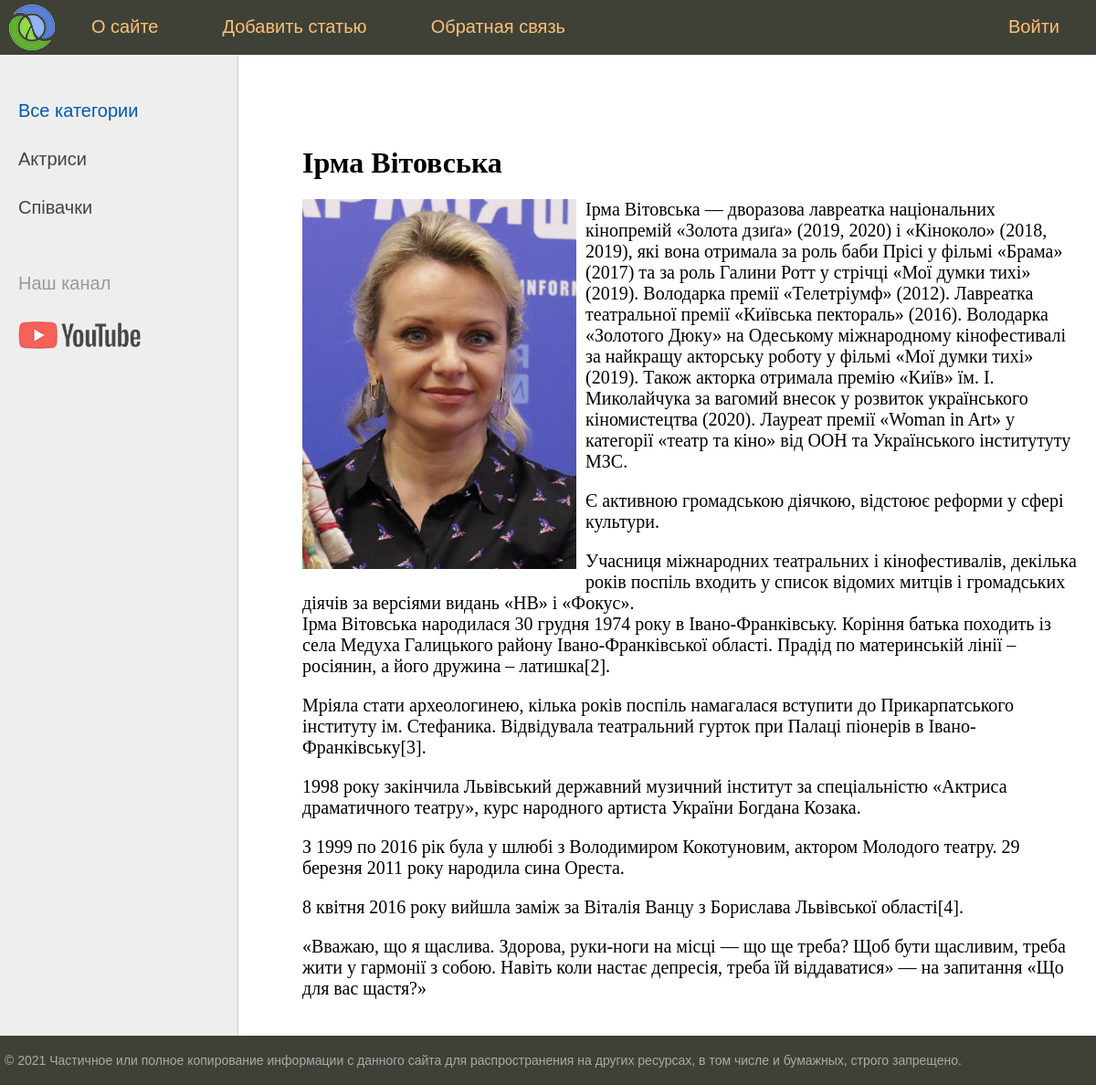
Screenshot of /post/irma-vitovska/ with the database file from the repository.
### women/models.py (models this page shows, shortened)
class Category(models.Model):
    name = models.CharField(max_length=100, db_index=True, verbose_name = 'Категорія')
    slug = models.SlugField(max_length=255, unique=True, db_index=True, verbose_name="URL")
    def get_absolute_url(self):
        return reverse('category', kwargs={'cat_slug': self.slug})
    class Meta:
        verbose_name = 'Категорію'
        verbose_name_plural = 'Категорія'
        ordering = ['id']

class Women(models.Model):
    title = models.CharField(max_length=255, verbose_name = 'Заголовок')
    slug = models.SlugField(max_length=255, unique=True, db_index=True, verbose_name="URL")
    content = models.TextField(blank=True, verbose_name = 'Текст статті')
    photo = models.ImageField(upload_to="photos/%Y/%m/%d/", verbose_name = 'Фото')
    time_create = models.DateTimeField(auto_now_add=True, verbose_name = 'Час створення')
    time_update = models.DateTimeField(auto_now_add=True, verbose_name = 'Час оновлення')
    is_published = models.BooleanField(default=True, verbose_name = 'Публікація')
    '''Добовляем новый ключ который хависит от таблицы Category
    #первый парамент указывает таблицу куда обращатся
    #on_delete=models.PROTECT что делать в таблице если первичною таблицу удалили
    #запрещает удаление елементов с родительськой таблицы если его используют'''
    cat = models.ForeignKey('Category', on_delete=models.PROTECT,  verbose_name='Категорії')
    def __str__(self):
        return self.title
    class Meta:
        verbose_name = 'Відомі жінки'
        verbose_name_plural = 'Відомі жінки'
        ordering = ['time_create', 'title']

### women/views.py (the view)
# urls.py: path("post/<slug:post_slug>/", ShowPost.as_view(), name='post'),
class ShowPost(DataMixin,  DetailView):
    model = Women
    template_name = "women/post.html"
    slug_url_kwarg = 'post_slug'
    context_object_name = 'post'
    def get_context_data(self, *, object_list=None, **kwargs):
        context = super().get_context_data(**kwargs)
        c_def = self.get_user_context(title=context['post'])
        return dict(list(context.items()) + list(c_def.items()))

### women/templatetags/women_tags.py (called while the page is built)
@register.simple_tag(name = 'getmenu')
def get_menu():
    return menu

@register.inclusion_tag('women/list_menu.html')
def show_menu():
    return {"menu": menu}

### women/utils.py (called while the page is built)
    def get_user_context(self, **kwargs):
        context = kwargs
        cats = Category.objects.annotate(Count('women'))
        user_menu = menu.copy()
        if not self.request.user.is_authenticated:
            user_menu.pop(1)
        context['menu'] = user_menu
        context['cats'] = cats
        if 'cat_selected' not in context:
            context['cat_selected'] = 0
        return context

### women/templates/women/post.html
{% extends 'women/base.html' %}
{% block content %}
<h1>{{post.title}}</h1>
{% if post.photo %}
<p><img class="img-article-left" src="{{post.photo.url}}"></p>
{% endif %}
{{post.content|linebreaks}}
{% endblock %}

### women/templates/women/base.html (shortened to what this page needs)
{% load static %}
{% load women_tags %}
<!DOCTYPE html >
<html>
<head>
	<link type="text/css" href="{% static 'women/css/styles.css' %}" rel="stylesheet" />
</head>
<body>
	<table class="table-page" border=0 cellpadding="0" cellspacing="0">
		<tr>
			<td valign=top>
				{% block mainmenu %}
					<div class="header">
						<ul id="mainmenu" class="mainmenu">
							<li class="logo">
								<a href="{% url 'home' %}">
								<div class="logo"></div>
								</a>
							</li>
							{% getmenu as tegmenu %}
							{% show_menu %}
						</ul>
					</div>
				{% endblock mainmenu %}
				<table class="table-content" border=0 cellpadding="0" cellspacing="0">
					<tr>
						<td valign="top" class="left-chapters">
							<ul id="leftchapters">
								{% if cat_selected == 0 %}
									<li class="selected">Все категории</li>
								{% else %}
									<li><a href="{% url 'home' %}">Все категории</a></li>
								{% endif %}
								{% for c in cats %}
									{% if c.women__count > 0 %}
										{% if c.pk == cat_selected %}
											<li class="selected">{{c.name}}</li>
										{% else %}
											<li><a href="{{ c.get_absolute_url}}">{{c.name}}</a></li>
										{% endif %}
									{% endif %}
								{% endfor %}
								<li class="share">
									<p>Наш канал</p>
									<a class="share-yt" href="https://www.youtube.com/channel/UClJzWfGWuGJL2t-3dYKcHTA/playlists" target="_blank" rel="nofollow"></a>
								</li>
							</ul>
						</td>
						<td valign="top" class="content">
							<div class="content-text">
								{% block content %}
								{% endblock %}
							</div>
						</td>
					</tr>
				</table>
			</td>
		</tr>
		<tr>
			<td valign=top>
				<div id="footer">
					<p>&copy; 2021 Частичное или полное копирование информации с данного сайта для распространения на других ресурсах, в том числе и бумажных, строго запрещено.</p>
				</div>
			</td>
		</tr>
</table>
</body>
</html>

### women/static/women/css/styles.css (style rules this page uses)
html, body { font-family: 'Arial'; margin: 0; padding: 0; height: 100%; width: 100%; color: #444; }
a { color: #0059b2; text-decoration: none; }
img { max-width: 600px; height: auto; }
img.img-article-left { max-width: 300px; height: auto; float: left; padding: 0 10px 10px 0; }
.table-page { width: 100%; height: 100%; vertical-align: top; }
.table-page tr { height: 100%; }
.header { background: #3F4137; height: 60px; }
.logo { background: url('../images/logo.png') no-repeat 10px 5px; width: 70px; height: 60px; }
ul.mainmenu { list-style: none; margin: 0; padding: 0; height: 60px; color: #fdc073; font-size: 20px; overflow: hidden; }
ul.mainmenu li { float: left; margin: 18px 40px 0 30px; }
ul.mainmenu li.logo { margin: 0; }
ul.mainmenu li a { color: #fdc073; text-decoration: none; }
.table-content { width: 100%; min-height: 100%; height: 100%; }
.left-chapters { margin: 0; background: #eee; border-right: 1px solid #ccc; min-height: 100%; }
.left-chapters ul { width: 230px; min-height: 100%; margin: 0; padding: 20px 10px 10px 20px; list-style: none; font-size: 20px; }
.left-chapters ul li { margin: 30px 0 0 0; color: #999; }
.left-chapters ul li.selected { color: #0059b2; }
.left-chapters ul li a { color: #444; text-decoration: none; }
.left-chapters ul li.share { margin: 60px 0 0 0; }
.left-chapters ul li.share p { margin: 30px 0 30px 0; }
.left-chapters ul li.share a { display: inline-block; width: 40px; height: 40px; margin: 0 20px 0 0; }
.left-chapters ul li.share a.share-yt { width: 100%; height: 30px; background: url('../images/share_yt.png') no-repeat 0 0 }
.content { padding: 40px 20px 20px 40px; width: 100%; box-sizing: border-box; }
.content-text { margin: 60px 0 0 30px; color: #000; font-size: 20px; font-family: Yandex Sans Display Light; }
.content-text h1 { font-size: 32px; }
#footer { box-sizing: border-box; background: #3F4137; padding: 5px; color: #aaa; font-size: 14px; font-family: Verdana, Geneva, Arial, Helvetica; text-align: left; overflow: hidden; }

### rows the page displays
Category: name "Актриси"
Category: name "Співачки"
Women: title "Ірма Вітовська", photo (picture), content "Ірма Вітовська — дворазова лавреатка національних кінопремій «Золота дзиґа» (2019, 2020) і «Кіноколо» (2018, 2019), які вона отримала за роль баби Прісі у фільмі «Брама» (2017) та за роль Галини Ротт у стрічці «Мої думки тихі» (2019). Володарка премії «Телетріумф» (2012). Лавреатка театральної премії «Київська пектораль» (2016). Володарка «Золотого Дюку» на Одеському міжнародному кінофестивалі за найкращу акторську роботу у фільмі «Мої думки тихі» (2019). Також акторка отримала премію «Київ» їм. І. Миколайчука за вагомий внесок у розвиток українського кіномистецтва (2020). Лауреат премії «Woman in Art» у категорії «театр та кіно» від ООН та Українського інститутуту МЗС. Є активною…"

### other values shown
{{ m.title }} "О сайте" "Добавить статью" "Обратная связь"
{{ m.title }} "Войти"
